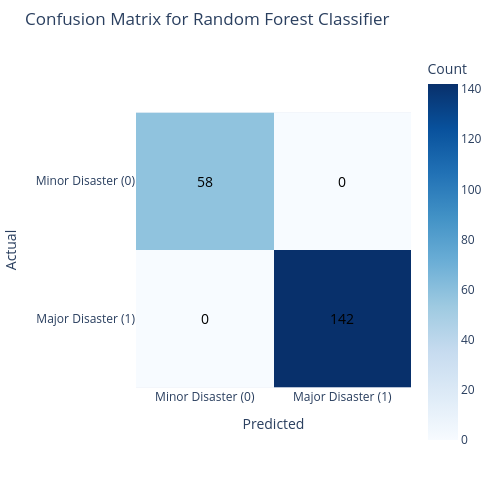

Source (notebook cell):
### Markdown cell above
## 12. Residuals and How to Visualize Them (for Classification)

### Residuals Explanation (Adapted for Classification)

Traditionally, **residuals** are the differences between observed values and the values predicted by a regression model (`residual = actual - predicted`). They are used to check the assumptions of linear regression and assess model fit.

For classification tasks, the concept of "residuals" isn't directly applicable in the same numerical sense, as our `y_pred` is a class label (0 or 1) rather than a continuous value. Instead, we analyze **prediction errors** or **misclassifications**.

### How to Visualize Prediction Errors in Classification

For classification, the primary tool to visualize and understand prediction errors is the **Confusion Matrix**.

A **Confusion Matrix** is a table that is used to describe the performance of a classification model on a set of test data for which the true values are known. It allows visualization of the performance of an algorithm.
It has four key components for binary classification:
*   **True Positives (TP)**: Correctly predicted positive cases (Actual 1, Predicted 1).
*   **True Negatives (TN)**: Correctly predicted negative cases (Actual 0, Predicted 0).
*   **False Positives (FP)**: Incorrectly predicted positive cases (Actual 0, Predicted 1 - Type I error).
*   **False Negatives (FN)**: Incorrectly predicted negative cases (Actual 1, Predicted 0 - Type II error).

### Visualizing the Confusion Matrix

### Code cell
if not X_test.empty:
    logger.info("Visualizing prediction errors using Confusion Matrix.")

    # Use the best performing model (e.g., Random Forest after initial evaluation)
    # For now, let's use Random Forest Classifier as it's generally more robust.
    best_model_name = 'Random Forest Classifier'
    if best_model_name in models and models[best_model_name]:
        try:
            y_pred_best = models[best_model_name].predict(X_test)
            cm = confusion_matrix(y_test, y_pred_best)

            # Create labels for the matrix
            labels = ['Minor Disaster (0)', 'Major Disaster (1)']

            # Plotting the Confusion Matrix using Plotly
            fig = px.imshow(cm,
                            labels=dict(x="Predicted", y="Actual", color="Count"),
                            x=labels,
                            y=labels,
                            color_continuous_scale='Blues',
                            title=f'Confusion Matrix for {best_model_name}')

            fig.update_xaxes(side="bottom")
            fig.update_layout(
                autosize=False,
                width=500,
                height=500,
                xaxis_showgrid=False,
                yaxis_showgrid=False,
                margin=dict(t=50, b=50, l=50, r=50) # Adjust margins
            )
            # Add text annotations
            for i in range(len(labels)):
                for j in range(len(labels)):
                    fig.add_annotation(dict(x=j, y=i, text=str(cm[i, j]), showarrow=False, font=dict(color="black", size=14)))
            
            fig.show()
            logger.info(f"Confusion Matrix for {best_model_name} displayed.")
        except Exception as e:
            logger.error(f"Error generating Confusion Matrix for {best_model_name}: {e}")
    else:
        logger.warning(f"Model '{best_model_name}' not available for Confusion Matrix visualization.")
else:
    logger.warning("Test data is empty. Skipping Confusion Matrix visualization.")

### Figure 1 — Plotly figure (JSON) as saved in the notebook; plotly's stock layout.template omitted (floating-point values rounded to 4 significant figures)
{"data": [{"coloraxis": "coloraxis", "hovertemplate": "Predicted: %{x}<br>Actual: %{y}<br>Count: %{z}<extra></extra>", "name": "0", "type": "heatmap", "x": ["Minor Disaster (0)", "Major Disaster (1)"], "xaxis": "x", "y": ["Minor Disaster (0)", "Major Disaster (1)"], "yaxis": "y", "z": [[58, 0], [0, 142]]}], "layout": {"annotations": [{"font": {"color": "black", "size": 14}, "showarrow": false, "text": "58", "x": 0, "y": 0}, {"font": {"color": "black", "size": 14}, "showarrow": false, "text": "0", "x": 1, "y": 0}, {"font": {"color": "black", "size": 14}, "showarrow": false, "text": "0", "x": 0, "y": 1}, {"font": {"color": "black", "size": 14}, "showarrow": false, "text": "142", "x": 1, "y": 1}], "autosize": false, "coloraxis": {"colorbar": {"title": {"text": "Count"}}, "colorscale": [[0, "rgb(247,251,255)"], [0.125, "rgb(222,235,247)"], [0.25, "rgb(198,219,239)"], [0.375, "rgb(158,202,225)"], [0.5, "rgb(107,174,214)"], [0.625, "rgb(66,146,198)"], [0.75, "rgb(33,113,181)"], [0.875, "rgb(8,81,156)"], [1, "rgb(8,48,107)"]]}, "height": 500, "margin": {"b": 50, "l": 50, "r": 50, "t": 50}, "title": {"text": "Confusion Matrix for Random Forest Classifier"}, "width": 500, "xaxis": {"anchor": "y", "constrain": "domain", "domain": [0, 1], "scaleanchor": "y", "showgrid": false, "side": "bottom", "title": {"text": "Predicted"}}, "yaxis": {"anchor": "x", "autorange": "reversed", "constrain": "domain", "domain": [0, 1], "showgrid": false, "title": {"text": "Actual"}}}}
